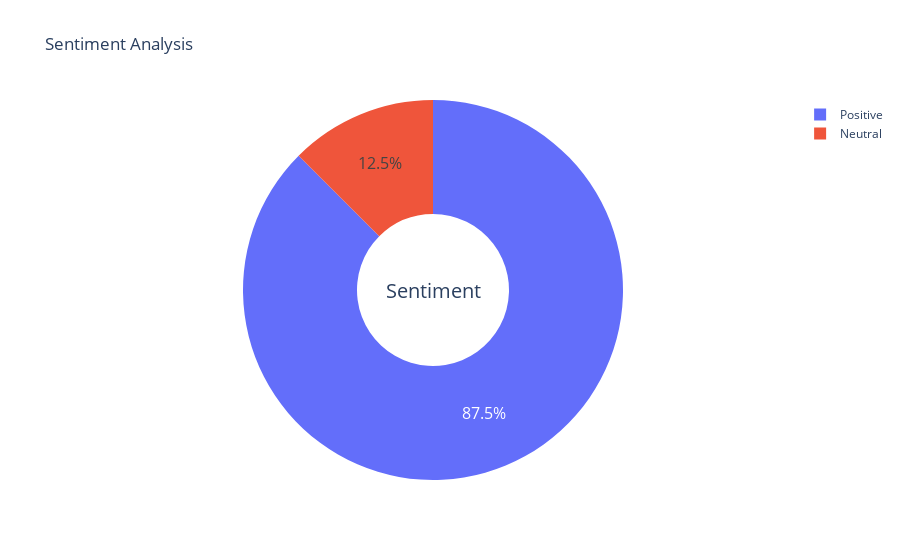

Write notebook code for a chart like this one.
### Code cell
import plotly.express as px
import plotly.graph_objects as go
from plotly.subplots import make_subplots
import warnings
warnings.filterwarnings("ignore")


type_ = ["Positive", "Neutral", "Negative"]
fig = make_subplots(rows=1, cols=1)

fig.add_trace(go.Pie(labels=type_, values=df['sentiment'].value_counts(), name="sentiment"))

# Use `hole` to create a donut-like pie chart
fig.update_traces(hole=.4, hoverinfo="label+percent+name", textfont_size=16)

fig.update_layout(
    title_text="Sentiment Analysis",
    # Add annotations in the center of the donut pies.
    annotations=[dict(text='Sentiment', x=0.5, y=0.5, font_size=20, showarrow=False)])
fig.show()

### Figure 1 — Plotly figure (JSON) as saved in the notebook; plotly's stock layout.template omitted (floating-point values rounded to 4 significant figures)
{"data": [{"hole": 0.4, "hoverinfo": "label+percent+name", "labels": ["Positive", "Neutral", "Negative"], "name": "sentiment", "textfont": {"size": 16}, "type": "pie", "values": [9639, 1377]}], "layout": {"annotations": [{"font": {"size": 20}, "showarrow": false, "text": "Sentiment", "x": 0.5, "y": 0.5}], "title": {"text": "Sentiment Analysis"}, "xaxis": {"anchor": "y", "domain": [0, 1]}, "yaxis": {"anchor": "x", "domain": [0, 1]}}}
